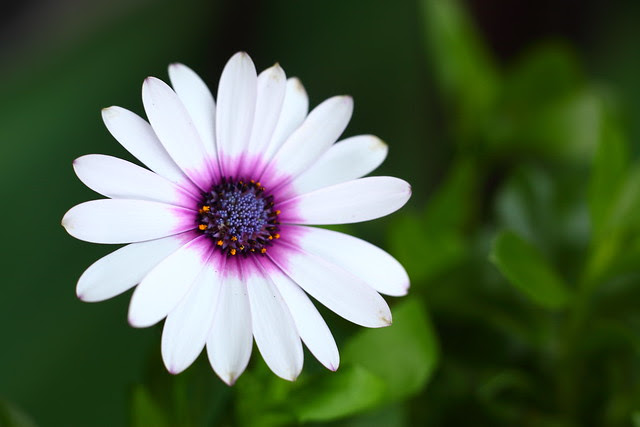
#> input picture FINALGUI/sample.jpeg, 640 x 427 px, given in place of sample.jpg, which was not available
$ python SKLEARN_Compression.py
#> lines starting #> are read from the running program, lines starting #| are printed output that depends on the picture; pictures that were not available may be replaced by others from this repository, and a replacement may not be noted
import numpy as np
import cv2
import sklearn,skimage.measure
import pandas as pd
from matplotlib import pyplot as plt
import os

def showImage(img):
    plt.imshow(img)
    plt.show()

img_array=cv2.imread('sample.jpg')
#> img_array is the input picture: shape (427, 640, 3); mean B, G, R 73.3, 99.8, 82.9
showImage(img_array)
downsample = 2
# first, change to 0-1
ds_array = img_array/255
r = skimage.measure.block_reduce(ds_array[:, :, 0],(downsample, downsample),np.mean)
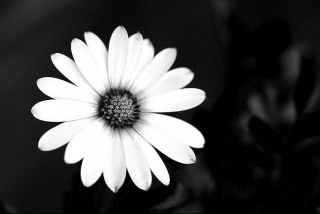
#> r: shape (214, 320) float64; min 0, max 1, mean 0.287
g = skimage.measure.block_reduce(ds_array[:, :, 1],(downsample, downsample),np.mean)
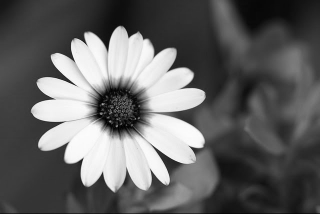
#> g: shape (214, 320) float64; min 0, max 0.992, mean 0.39
b = skimage.measure.block_reduce(ds_array[:, :, 2],(downsample, downsample),np.mean)
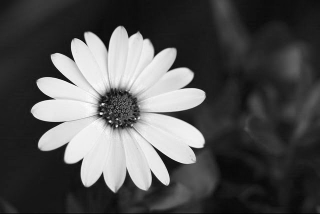
#> b: shape (214, 320) float64; min 0.0118, max 0.993, mean 0.324
ds_array = np.stack((r, g, b), axis=-1)
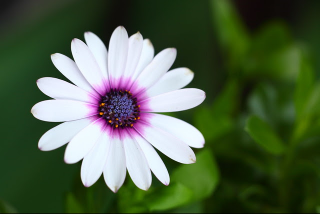
#> ds_array: shape (214, 320, 3) float64; mean B, G, R 0.287, 0.39, 0.324
showImage(ds_array)
cv2.imwrite('output.jpg', ds_array)
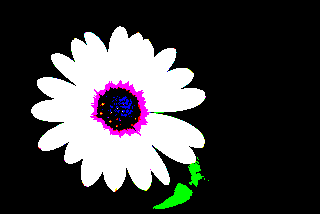
#> saved as output.jpg: shape (214, 320, 3); mean B, G, R 0.254, 0.25, 0.253; drawn with 1 as white


import numpy as np
import cv2
import sklearn,skimage.measure
import pandas as pd
from matplotlib import pyplot as plt
import os
import imageio

def showImage(img):
    plt.imshow(img)
    plt.show()

img_array=cv2.imread('sample.jpg')
# showImage(img_array)
downsample = 2
# first, change to 0-1
ds_array = img_array/255
b = skimage.measure.block_reduce(ds_array[:, :, 0],(downsample, downsample),np.mean)
g = skimage.measure.block_reduce(ds_array[:, :, 1],(downsample, downsample),np.mean)
r = skimage.measure.block_reduce(ds_array[:, :, 2],(downsample, downsample),np.mean)
ds_array = np.stack((r, g, b), axis=-1)
showImage(ds_array)
#> (the run stopped early here; a loop or call above may not have finished)
